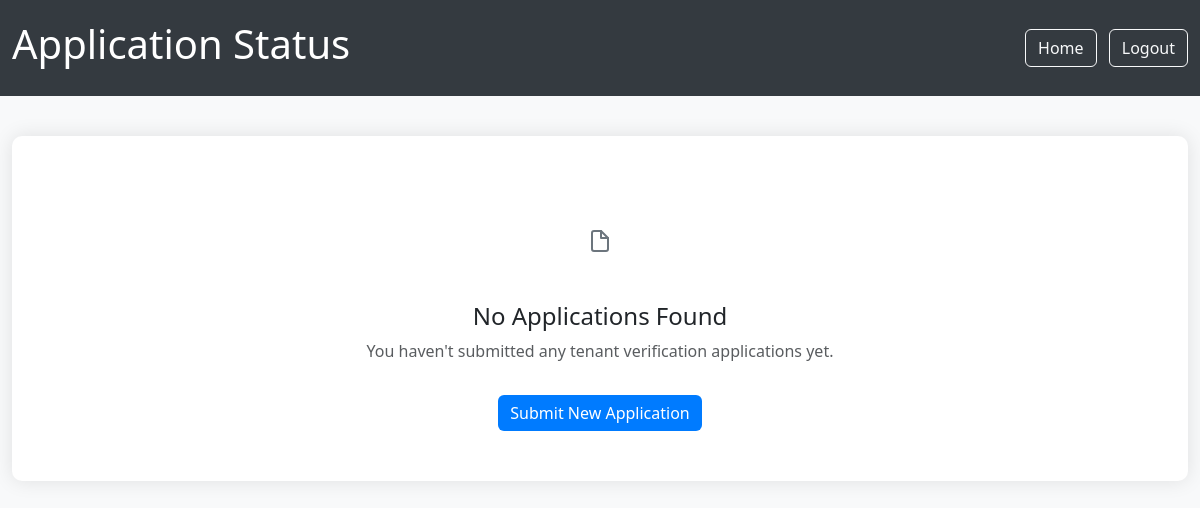
Page /ApplicationStatus/ (signed in) on the earlier database version.
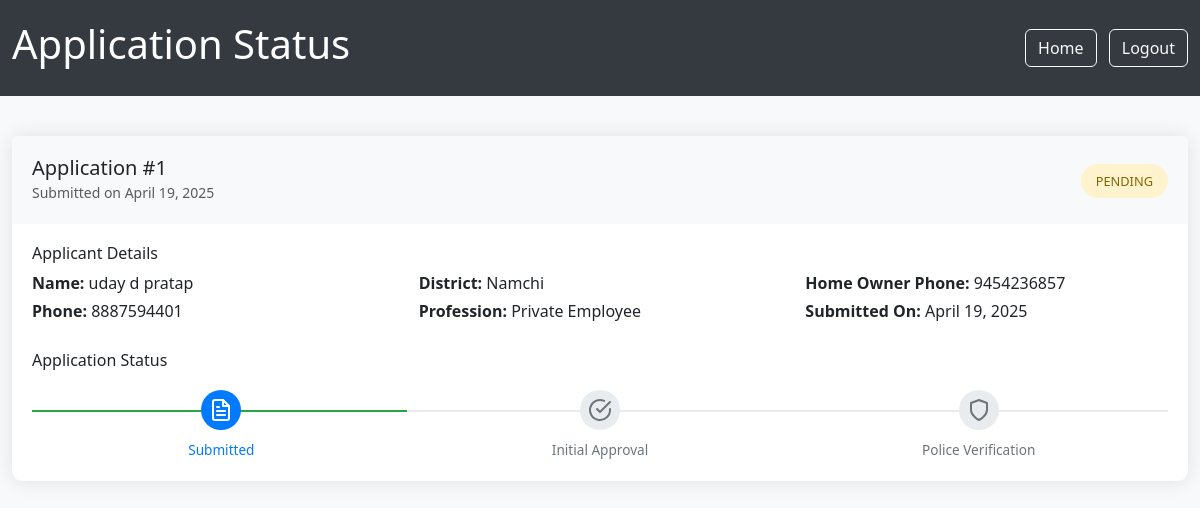
Same page on the later database version.
### Tenant/models.py (models this page shows, shortened)
class Tenant(models.Model):
    PROFESSION_CHOICES = [
        ('Government Servant', 'Government Servant'),
        ('Public Sector Undertaking Employee', 'Public Sector Undertaking Employee'),
        ('Retired Government Servant', 'Retired Government Servant'),
        ('Retired PSU Employee', 'Retired PSU Employee'),
        ('Businessman/Self-Employed', 'Businessman/Self-Employed'),
        ('Private Employee', 'Private Employee'),
        ('Others', 'Others'),
    ]
    STATUS_CHOICES = [
        ('pending', 'Pending'),
        ('approved', 'Approved'),
        ('rejected', 'Rejected'),
    ]
    POLICE_STATUS_CHOICES = [
        ('pending', 'Pending'),
        ('approved', 'Approved'),
        ('rejected', 'Rejected'),
    ]
    DISTRICT_CHOICES = [
        ('Gangtok', 'Gangtok'),
        ('Mangan', 'Mangan'),
        ('Pakyong', 'Pakyong'),
        ('Soreng', 'Soreng'),
        ('Namchi', 'Namchi'),
        ('Gyalshing', 'Gyalshing'),
    ]
    user = models.ForeignKey(
        settings.AUTH_USER_MODEL,
        on_delete=models.CASCADE,
        related_name='tenants'
    )
    first_name = models.CharField(max_length=100)
    middle_name = models.CharField(max_length=100, blank=True, null=True)
    last_name = models.CharField(max_length=100)
    date_of_birth = models.DateField()
    age = models.PositiveIntegerField(blank=True, null=True)
    photo = models.ImageField(upload_to='tenant_photos/')
    father_name = models.CharField(max_length=100)
    tenant_phone_number = models.CharField(
        max_length=10,
        validators=[RegexValidator(r'^\d{10}$', 'Enter a valid 10-digit phone number')]
    )
    permanent_address = models.TextField()
    village = models.CharField(max_length=100)
    tehsil = models.CharField(max_length=100)
    post_office = models.CharField(max_length=100)
    pin_code = models.CharField(
        max_length=6,
        validators=[RegexValidator(r'^\d{6}$', 'Enter a valid 6-digit pin code')]
    )
    police_station = models.CharField(max_length=100)
    district = models.CharField(max_length=100, choices=DISTRICT_CHOICES)
    owner_phone_number = models.CharField(
        max_length=10,
        validators=[RegexValidator(r'^\d{10}$', 'Enter a valid 10-digit phone number')]
    )
    profession = models.CharField(max_length=50, choices=PROFESSION_CHOICES)
    other_profession = models.CharField(max_length=100, blank=True, null=True)
    serving_employee = models.CharField(
        max_length=3,
        choices=[('Yes', 'Yes'), ('No', 'No')],
        default='No'
    )
    serving_certificate = models.FileField(
        upload_to='certificates/',
        blank=True,
        null=True,
        validators=[FileExtensionValidator(['pdf', 'jpg', 'jpeg', 'png'])]
    )
    retired_employee = models.CharField(
        max_length=3,
        choices=[('Yes', 'Yes'), ('No', 'No')],
        default='No'
    )
    retired_certificate = models.FileField(
        upload_to='certificates/',
        blank=True,
        null=True,
        validators=[FileExtensionValidator(['pdf', 'jpg', 'jpeg', 'png'])]
    )
    sikkim_certificate = models.CharField(
        max_length=3,
        choices=[('Yes', 'Yes'), ('No', 'No')],
        default='No'
    )
    sikkim_certificate_file = models.FileField(
        upload_to='certificates/',
        blank=True,
        null=True,
        validators=[FileExtensionValidator(['pdf', 'jpg', 'jpeg', 'png'])]
    )
    previous_police_station = models.CharField(max_length=100, blank=True, null=True)
    signature_date = models.DateField()
    signature = models.ImageField(
        upload_to='signatures/',
        validators=[FileExtensionValidator(['jpg', 'jpeg', 'png'])]
    )
    status = models.CharField(max_length=10, choices=STATUS_CHOICES, default='pending')
    police_status = models.CharField(max_length=10, choices=POLICE_STATUS_CHOICES, default='pending')
    police_remark = models.TextField(blank=True, null=True)
    created_at = models.DateTimeField(default=timezone.now)
    updated_at = models.DateTimeField(auto_now=True)
    class Meta:
        verbose_name = 'Tenant'
        verbose_name_plural = 'Tenants'
        ordering = ['-created_at']

### Tenant/views.py (the view)
# urls.py: path('ApplicationStatus/', views.ApplicationStatus, name='ApplicationStatus'),
def ApplicationStatus(request):
    tenants = []
    email = request.session.get('verified_email')
    if email:
        user = User.objects.filter(email=email).first()
        if user:
            tenants = Tenant.objects.filter(user=user)
    return render(request, 'ApplicationStatus.html', {'tenants': tenants})

### Template/ApplicationStatus.html (shortened to what this page needs)
<!DOCTYPE html>
<html lang="en">
<head>
    <link rel="stylesheet" href="https://cdn.jsdelivr.net/npm/bootstrap@5.3.0/dist/css/bootstrap.min.css">
</head>
<body>
    <header class="header">
        <div class="container d-flex justify-content-between align-items-center">
            <h1>Application Status</h1>
            <div>
                <a href="/index/" class="btn btn-outline-light me-2">Home</a>
                <a href="/logout/" class="btn btn-outline-light">Logout</a>
            </div>
        </div>
    </header>
    <div class="container">
        {% if tenants %}
            {% for tenant in tenants %}
                <div class="card">
                    <div class="card-header d-flex justify-content-between align-items-center">
                        <div>
                            <h5 class="mb-0">Application #{{ tenant.id }}</h5>
                            <small class="text-muted">Submitted on {{ tenant.created_at|date:"F d, Y" }}</small>
                        </div>
                        <div>
                            {% if tenant.status == 'pending' %}
                                <span class="status-badge status-pending">Pending</span>
                            {% else %}
                                <span class="status-badge status-rejected">Rejected</span>
                            {% endif %}
                        </div>
                    </div>
                    <div class="card-body">
                        <h6>Applicant Details</h6>
                        <div class="row mb-4">
                            <div class="col-md-4">
                                <p class="mb-1"><strong>Name:</strong> {{ tenant.first_name }} {% if tenant.middle_name %}{{ tenant.middle_name }} {% endif %}{{ tenant.last_name }}</p>
                                <p class="mb-1"><strong>Phone:</strong> {{ tenant.tenant_phone_number }}</p>
                            </div>
                            <div class="col-md-4">
                                <p class="mb-1"><strong>District:</strong> {{ tenant.district }}</p>
                                <p class="mb-1"><strong>Profession:</strong> {{ tenant.profession }}</p>
                            </div>
                            <div class="col-md-4">
                                <p class="mb-1"><strong>Home Owner Phone:</strong> {{ tenant.owner_phone_number }}</p>
                                <p class="mb-1"><strong>Submitted On:</strong> {{ tenant.created_at|date:"F d, Y" }}</p>
                            </div>
                        </div>
                        <h6>Application Status</h6>
                        <div class="status-steps">
                            <div class="status-step {% if tenant.status != 'pending' or tenant.status == 'rejected' %}completed{% else %}active{% endif %}">
                                <div class="status-step-icon">
                                    <i data-feather="file-text"></i>
                                </div>
                                <div class="status-step-label">Submitted</div>
                            </div>
                            <div class="status-step {% if tenant.status == 'approved' %}completed{% elif tenant.status == 'rejected' %}completed{% else %}{% endif %}">
                                <div class="status-step-icon">
                                    <i data-feather="check-circle"></i>
                                </div>
                                <div class="status-step-label">Initial Approval</div>
                            </div>
                            <div class="status-step ">
                                <div class="status-step-icon">
                                    <i data-feather="shield"></i>
                                </div>
                                <div class="status-step-label">Police Verification</div>
                            </div>
                        </div>
                    </div>
                </div>
            {% endfor %}
        {% else %}
            <div class="card">
                <div class="card-body empty-state">
                    <div class="empty-icon">
                        <i data-feather="file"></i>
                    </div>
                    <h4>No Applications Found</h4>
                    <p class="text-muted">You haven't submitted any tenant verification applications yet.</p>
                    <a href="/Registration/" class="btn btn-primary mt-3">Submit New Application</a>
                </div>
            </div>
        {% endif %}
    </div>
</body>
</html>

### Template/ApplicationStatus.html (style rules this page uses)
body { font-family: 'Segoe UI', Tahoma, Geneva, Verdana, sans-serif; background-color: #f8f9fa; }
.header { background-color: #343a40; color: white; padding: 20px 0; margin-bottom: 40px; }
.container { max-width: 1200px; }
.card { border: none; border-radius: 10px; box-shadow: 0 0 20px rgba(0, 0, 0, 0.1); margin-bottom: 30px; }
.card-header { background-color: #f8f9fa; border-bottom: none; padding: 20px; }
.card-body { padding: 20px; }
.status-badge { padding: 8px 15px; border-radius: 20px; font-weight: 500; text-transform: uppercase; font-size: 0.8rem; }
.status-pending { background-color: #fff3cd; color: #856404; }
.status-steps { display: flex; margin-top: 20px; position: relative; }
.status-step { flex: 1; text-align: center; position: relative; }
.status-step-icon { width: 40px; height: 40px; border-radius: 50%; background-color: #e9ecef; color: #6c757d; display: flex; align-items: center; justify-content: center; margin: 0 auto 10px; position: relative; z-index: 2; }
.status-step.active .status-step-icon { background-color: #007bff; color: white; }
.status-step-label { font-size: 0.85rem; color: #6c757d; }
.status-step.active .status-step-label { color: #007bff; font-weight: 500; }

Differences in the rows shown:
added Tenant: id "1", created_at "April 19, 2025", status "PENDING", first_name "uday", middle_name "d", last_name "pratap", tenant_phone_number "8887594401", district "Namchi", profession "Private Employee", owner_phone_number "9454236857"
Other differences:
text no longer shown: "No Applications Found You haven't submitted any tenant verification applications yet. Submit New Application"
